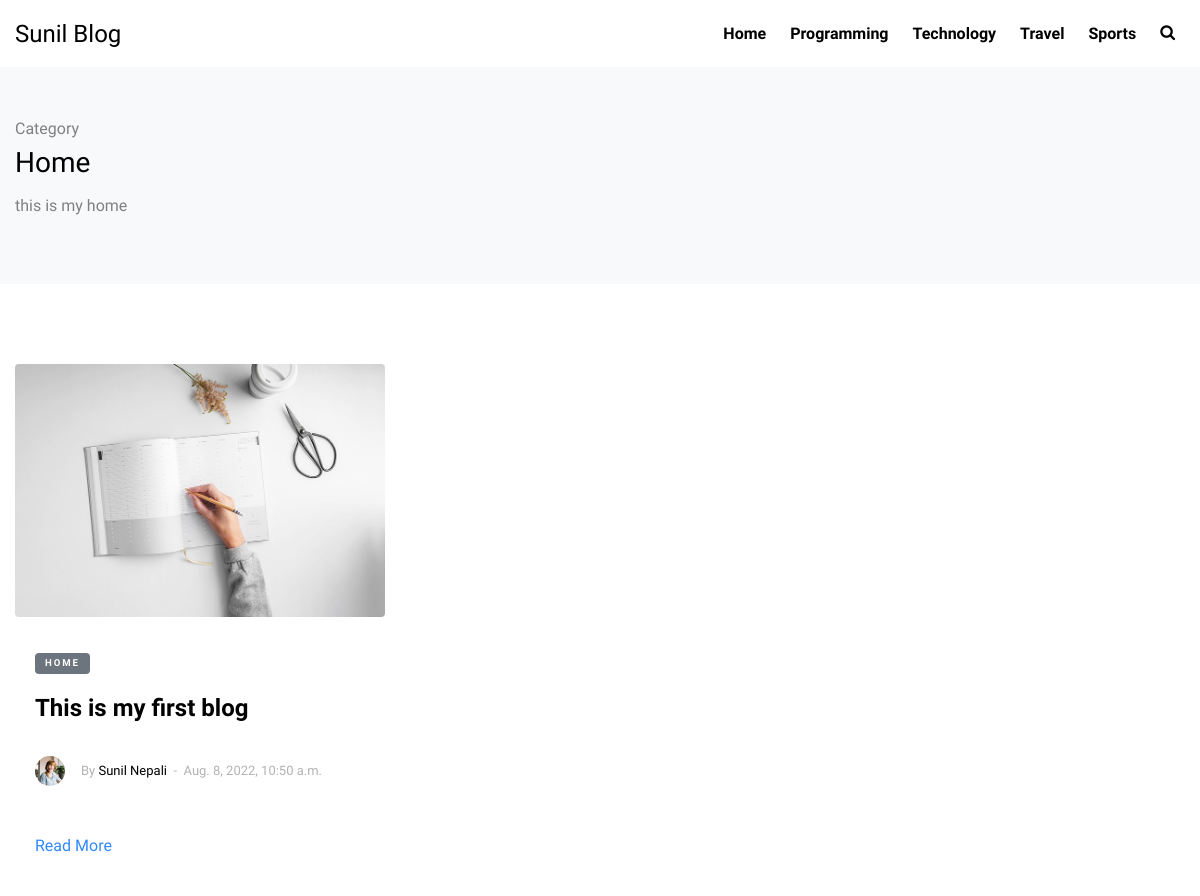
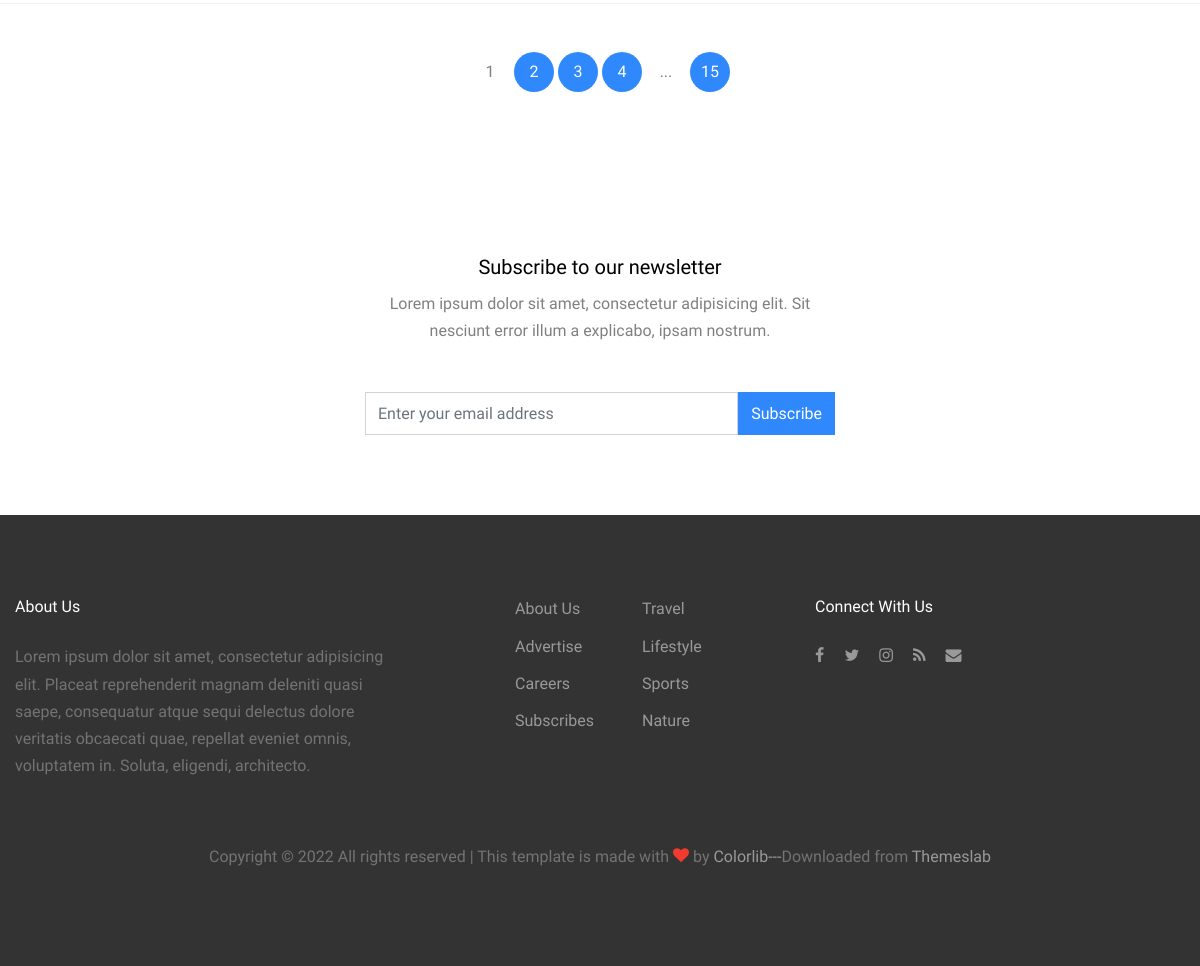
The page /category/myhome on the database its author committed (2 pictures, top to bottom).
### post/models.py (models this page shows, shortened)
class Category(models.Model):
    name = models.CharField(max_length=50)
    slug = models.SlugField(unique=True)
    discription = models.TextField()
    status = models.CharField(choices=STATUS, max_length=50)

class Blog(models.Model):
    title = models.CharField(max_length=200)
    category = models.ForeignKey(Category, on_delete=models.CASCADE)
    image = models.ImageField(upload_to='media/')
    writter = models.CharField(max_length=50)
    date = models.DateTimeField()
    description = models.TextField()
    slug = models.SlugField(unique=True)

### post/views.py (the view)
# urls.py: path('category/<slug>', CategoryView.as_view(), name='category'),
class CategoryView(BaseView):
    def get(self,request,slug):
        category_id = Category.objects.get(slug = slug).id
        self.views['catviews'] = Blog.objects.filter(category = category_id)
        return render(request, 'category.html', self.views)

### post/templates/category.html (shortened to what this page needs)
{% extends 'base.html' %}
{% load static %}
{% block content %}
    <div class="py-5 bg-light">
      <div class="container">
        <div class="row">
          {% for cat in catviews %}
          <div class="col-md-6">
            <span>Category</span>
            <h3>{{cat.category.name}}</h3>
            <p>{{cat.category.discription}}</p>
          </div>
          {% endfor %}
        </div>
      </div>
    </div>
    <div class="site-section bg-white">
      <div class="container">
        <div class="row">
          {% for cat in catviews %}
          <div class="col-lg-4 mb-4">
            <div class="entry2">
              <a href="{% url 'post:detail' cat.slug %}"><img src="{{cat.image.url}}" alt="Image" class="img-fluid rounded"></a>
              <div class="excerpt">
              <span class="post-category text-white bg-secondary mb-3">{{cat.category.name}}</span>
              <h2><a href="{% url 'post:detail' cat.slug %}">{{cat.title}}</a></h2>
              <div class="post-meta align-items-center text-left clearfix">
                <figure class="author-figure mb-0 mr-3 float-left"><img src="images/person_1.jpg" alt="Image" class="img-fluid"></figure>
                <span class="d-inline-block mt-1">By <a href="#">{{cat.writter}}</a></span>
                <span>&nbsp;-&nbsp; {{cat.date}}</span>
              </div>
                <p><a href="#">Read More</a></p>
              </div>
            </div>
          </div>
          {% endfor %}
        </div>
        <div class="row text-center pt-5 border-top">
          <div class="col-md-12">
            <div class="custom-pagination">
              <span>1</span>
              <a href="#">2</a>
              <a href="#">3</a>
              <a href="#">4</a>
              <span>...</span>
              <a href="#">15</a>
            </div>
          </div>
      </div>
    </div>
  </div>
   {% endblock content %}

### post/templates/base.html (shortened to what this page needs)
<!DOCTYPE html>
{% load static %}
<html lang="en">
 <head>
   <link rel="stylesheet" href="{% static 'fonts/icomoon/style.css' %}">
   <link rel="stylesheet" href="{% static 'css/bootstrap.min.css' %}">
   <link rel="stylesheet" href="{% static 'css/magnific-popup.css' %}">
   <link rel="stylesheet" href="{% static 'css/jquery-ui.css' %}">
   <link rel="stylesheet" href="{% static 'css/owl.carousel.min.css' %}">
   <link rel="stylesheet" href="{% static 'css/owl.theme.default.min.css' %}">
   <link rel="stylesheet" href="{% static 'css/bootstrap-datepicker.css' %}">
   <link rel="stylesheet" href="{% static 'fonts/flaticon/font/flaticon.css' %}">
   <link rel="stylesheet" href="{% static 'css/aos.css' %}">
   <link rel="stylesheet" href="{% static 'css/style.css' %}">
 </head>
 <body>
 <div class="site-wrap">
   <header class="site-navbar" role="banner">
     <div class="container-fluid">
       <div class="row align-items-center">
         <div class="col-4 site-logo">
           <a href="{% url 'post:home' %}" class="text-black h2 mb-0">Sunil Blog</a>
         </div>
         <div class="col-8 text-right">
           <nav class="site-navigation" role="navigation">
             <ul class="site-menu js-clone-nav mr-auto d-none d-lg-block mb-0">
               {% for cat in category%}
               <li><a href="{% url 'post:category' cat.slug %}">{{cat.name}}</a></li>
               {% endfor%}
               <li class="d-none d-lg-inline-block"><a href="#" class="js-search-toggle"><span class="icon-search"></span></a></li>
             </ul>
           </nav>
           <a href="#" class="site-menu-toggle js-menu-toggle text-black d-inline-block d-lg-none"></a></div>
         </div>
     </div>
   </header>
   {% block content %}
   {% endblock content %}
   <div class="site-section bg-lightx">
    <div class="container">
      <div class="row justify-content-center text-center">
        <div class="col-md-5">
          <div class="subscribe-1 ">
            <h2>Subscribe to our newsletter</h2>
            <p class="mb-5">Lorem ipsum dolor sit amet, consectetur adipisicing elit. Sit nesciunt error illum a explicabo, ipsam nostrum.</p>
            <form action="#" class="d-flex">
              <input type="text" class="form-control" placeholder="Enter your email address">
              <input type="submit" class="btn btn-primary" value="Subscribe">
            </form>
          </div>
        </div>
      </div>
    </div>
  </div>
  <div class="site-footer">
    <div class="container">
      <div class="row mb-5">
        <div class="col-md-4">
          <h3 class="footer-heading mb-4">About Us</h3>
          <p>Lorem ipsum dolor sit amet, consectetur adipisicing elit. Placeat reprehenderit magnam deleniti quasi saepe, consequatur atque sequi delectus dolore veritatis obcaecati quae, repellat eveniet omnis, voluptatem in. Soluta, eligendi, architecto.</p>
        </div>
        <div class="col-md-3 ml-auto">
          <ul class="list-unstyled float-left mr-5">
            <li><a href="#">About Us</a></li>
            <li><a href="#">Advertise</a></li>
            <li><a href="#">Careers</a></li>
            <li><a href="#">Subscribes</a></li>
          </ul>
          <ul class="list-unstyled float-left">
            <li><a href="#">Travel</a></li>
            <li><a href="#">Lifestyle</a></li>
            <li><a href="#">Sports</a></li>
            <li><a href="#">Nature</a></li>
          </ul>
        </div>
        <div class="col-md-4">
          <div>
            <h3 class="footer-heading mb-4">Connect With Us</h3>
            <p>
              <a href="#"><span class="icon-facebook pt-2 pr-2 pb-2 pl-0"></span></a>
              <a href="#"><span class="icon-twitter p-2"></span></a>
              <a href="#"><span class="icon-instagram p-2"></span></a>
              <a href="#"><span class="icon-rss p-2"></span></a>
              <a href="#"><span class="icon-envelope p-2"></span></a>
            </p>
          </div>
        </div>
      </div>
      <div class="row">
        <div class="col-12 text-center">
          <p>
            Copyright &copy; <script>document.write(new Date().getFullYear());</script> All rights reserved | This template is made with <i class="icon-heart text-danger" aria-hidden="true"></i> by <a href="https://colorlib.com" target="_blank" >Colorlib---</a>Downloaded from <a href="https://themeslab.org/" target="_blank">Themeslab</a>
            </p>
        </div>
      </div>
    </div>
  </div>
</div>
</body>
</html>

### post/static/css/style.css (style rules this page uses)
body { line-height: 1.7; color: gray; font-weight: 300; font-size: 1rem; background: #fff; font-family: "Muli", -apple-system, BlinkMacSystemFont, "Segoe UI", Roboto, "Helvetica Neue", Arial, sans-serif, "Apple Color Emoji", "Segoe UI Emoji", "Segoe UI Symbol", "Noto Color Emoji"; }
a { -webkit-transition: .3s all ease; -o-transition: .3s all ease; transition: .3s all ease; color: #2f89fc; }
h1, h2, h3, h4, h5, .h1, .h2, .h3, .h4, .h5 { font-family: "Muli", -apple-system, BlinkMacSystemFont, "Segoe UI", Roboto, "Helvetica Neue", Arial, sans-serif, "Apple Color Emoji", "Segoe UI Emoji", "Segoe UI Symbol", "Noto Color Emoji"; line-height: 1.5; color: #000; }
.text-black { color: #000 !important; }
.site-wrap:before { -webkit-transition: .3s all ease-in-out; -o-transition: .3s all ease-in-out; transition: .3s all ease-in-out; background: rgba(0, 0, 0, 0.6); content: ""; position: absolute; z-index: 2000; top: 0; left: 0; right: 0; bottom: 0; opacity: 0; visibility: hidden; }
.btn { border-radius: 0; }
.form-control { height: 43px; border-radius: 0; }
.site-section { padding: 2.5em 0; }
@media (min-width: 768px) { .site-section { padding: 5em 0; } }
.border-top { border-top: 1px solid #edf0f5 !important; }
.site-footer { padding: 4em 0; background: #333333; }
@media (min-width: 768px) { .site-footer { padding: 5em 0; } }
.site-footer p { color: #737373; }
.site-footer h2, .site-footer h3, .site-footer h4, .site-footer h5 { color: #fff; }
.site-footer a { color: #999999; }
.site-footer ul li { margin-bottom: 10px; }
.site-footer .footer-heading { font-size: 16px; color: #fff; }
.site-navbar { margin-bottom: 0px; z-index: 1999; position: relative; width: 100%; background: #fff; }
.site-navbar .site-logo a { font-size: 1.5rem; }
.site-navbar .site-navigation .site-menu { margin-bottom: 0; }
.site-navbar .site-navigation .site-menu a { text-decoration: none !important; display: inline-block; }
.site-navbar .site-navigation .site-menu > li { display: inline-block; padding: 10px 10px; }
.site-navbar .site-navigation .site-menu > li > a { padding: 10px 0px; font-weight: 700; color: #000; text-decoration: none !important; }
.site-mobile-menu .site-nav-wrap { padding: 0; margin: 0; list-style: none; position: relative; }
.site-mobile-menu .site-nav-wrap a { padding: 10px 20px; display: block; position: relative; color: #212529; }
.site-mobile-menu .site-nav-wrap li { position: relative; display: block; }
.site-mobile-menu .site-nav-wrap > li { display: block; position: relative; float: left; width: 100%; }
.site-mobile-menu .site-nav-wrap > li > a { padding-left: 20px; font-size: 20px; }
.container { max-width: 1200px; }
.muted, .entry2 p { color: #666666; }
.post-meta { font-size: 13px; color: #b3b3b3; }
.post-category { display: inline-block; padding: 2px 10px; border-radius: 4px; letter-spacing: .2em; font-weight: 700; font-size: .6rem; text-transform: uppercase; }
.entry2 img { margin-bottom: 30px; }
.entry2 h2 { font-size: 24px; margin-bottom: 30px; font-weight: 700; }
.entry2 h2 a { color: #000; }
.entry2 .excerpt { padding-left: 20px; padding-right: 20px; }
.entry2 .post-meta { color: #b3b3b3; font-size: 13px; width: 100%; display: block; }
.entry2 .post-meta a { color: #000; }
.entry2 .post-meta .author-figure img { width: 30px; border-radius: 50%; }
.custom-pagination span, .custom-pagination a { text-align: center; display: inline-block; height: 40px; width: 40px; line-height: 40px; border-radius: 50%; }
.custom-pagination a { background: #2f89fc; color: #fff; }
.subscribe-1 h2 { font-size: 20px; }

### rows shown on the page
Category: name "Home"
Category: name "Programming"
Category: name "Technology"
Category: name "Travel"
Category: name "Sports"
Blog: category.name "Home", category.discription "this is my home", image (picture), category.name "HOME", title "This is my first blog", writter "Sunil Nepali", date "Aug. 8, 2022, 10:50 a.m."
